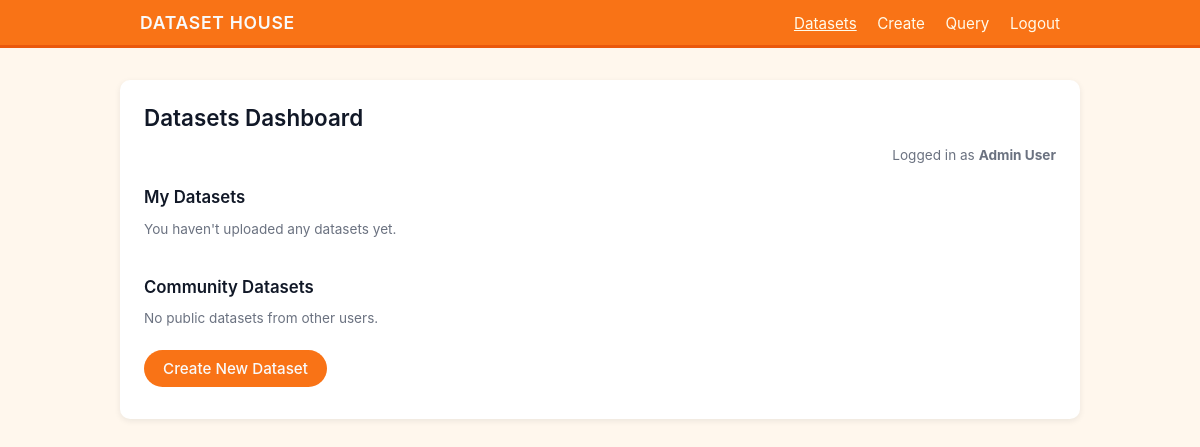
/datasets (signed in), run on an earlier commit of the app's database.
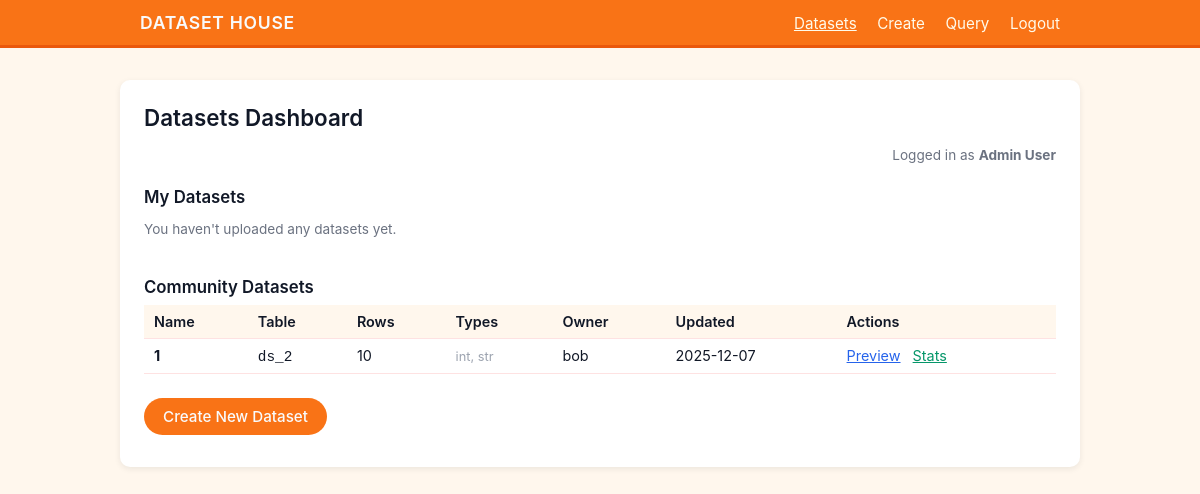
And on a later commit of the database.
### models.py (models this page shows, shortened)
class User(UserMixin, db.Model):
    __tablename__ = 'users'
    id = db.Column(db.Integer, primary_key=True)  # PK_user_id
    full_name = db.Column(db.String(100), nullable=False)
    email = db.Column(db.String(120), unique=True, nullable=False)
    password_hash = db.Column(db.String(200), nullable=False)
    created_at = db.Column(db.DateTime, default=datetime.utcnow)
    datasets = db.relationship('Dataset', backref='owner', lazy=True)
    queries = db.relationship('QueryLog', backref='user', lazy=True)

class Dataset(db.Model):
    __tablename__ = 'datasets'
    id = db.Column(db.Integer, primary_key=True)
    name = db.Column(db.String(100), nullable=False)
    table_name = db.Column(db.String(100), unique=True, nullable=False)
    description = db.Column(db.Text)
    tags = db.Column(db.String(200))
    rows = db.Column(db.Integer, default=0)
    columns = db.Column(db.Integer, default=0)
    types = db.Column(db.String(200), default="unknown")
    visibility = db.Column(db.String(20), default='public')
    file_path = db.Column(db.String(200))
    created_at = db.Column(db.DateTime, default=datetime.utcnow)
    updated_at = db.Column(db.DateTime, default=datetime.utcnow, onupdate=datetime.utcnow)
    owner_id = db.Column(db.Integer, db.ForeignKey('users.id'), nullable=False)
    logs = db.relationship('QueryLog', backref='dataset', lazy=True, cascade="all, delete-orphan")

### app.py (the view)
@app.route('/datasets')
@login_required
def dataset_list():
    my_datasets = Dataset.query.filter_by(owner_id=current_user.id).order_by(Dataset.created_at.desc()).all()
    other_datasets = Dataset.query.filter(
        Dataset.owner_id != current_user.id,
        Dataset.visibility == 'public'
    ).order_by(Dataset.created_at.desc()).all()
    return render_template('datasets.html', my_datasets=my_datasets, other_datasets=other_datasets)

### app.py (called while the page is built)
@login_manager.user_loader
def load_user(user_id):
    return User.query.get(int(user_id))

### templates/datasets.html (shortened to what this page needs)
<!DOCTYPE html>
<html lang="en">
<head>
    <link rel="stylesheet" href="{{ url_for('static', filename='css/styles.css') }}">
</head>
<body>
<header>
    <div class="header-inner">
        <div class="logo">DATASET HOUSE</div>
        <nav>
            <a href="{{ url_for('dataset_list') }}" class="active">Datasets</a>
            <a href="{{ url_for('dataset_create') }}">Create</a>
            <a href="{{ url_for('dataset_query') }}" target="_blank">Query</a>
            <a href="{{ url_for('logout') }}">Logout</a>
        </nav>
    </div>
</header>
<main class="main">
    <h1>Datasets Dashboard</h1>
    <div class="text-right meta">
        Logged in as <strong>{{ current_user.full_name }}</strong>
    </div>
    <h2>My Datasets</h2>
    {% if my_datasets %}
    <table class="table">
        <thead>
        <tr>
            <th>Name</th>
            <th>Table</th>
            <th>Rows</th>
            <th>Types</th>
            <th>Updated</th>
            <th>Visibility</th>
            <th>Actions</th>
        </tr>
        </thead>
        <tbody>
        {% for ds in my_datasets %}
        <tr>
            <td>
                <strong>{{ ds.name }}</strong><br>
                <span class="text-muted" style="font-size:0.8rem">{{ ds.tags }}</span>
            </td>
            <td><code>{{ ds.table_name }}</code></td>
            <td>{{ ds.rows }}</td>
            <td><span class="field-note">{{ ds.types }}</span></td>
            <td>{{ ds.updated_at.strftime('%Y-%m-%d') }}</td>
            <td>
                {% if ds.visibility == 'private' %}
                <span class="badge" style="background:#fee2e2; color:#991b1b">Private</span>
                {% else %}
                <span class="badge">Public</span>
                {% endif %}
            </td>
            <td>
                <a href="{{ url_for('dataset_preview', id=ds.id) }}" class="action-link" style="color: #2563eb;">Preview</a>
                <a href="{{ url_for('dataset_stats', id=ds.id) }}" class="action-link" style="color: #059669;">Stats</a>
                <a href="{{ url_for('dataset_edit', id=ds.id) }}" class="action-link">Edit</a>
            </td>
        </tr>
        {% endfor %}
        </tbody>
    </table>
    {% else %}
        <p class="text-muted">You haven't uploaded any datasets yet.</p>
    {% endif %}
    <h2 style="margin-top:40px;">Community Datasets</h2>
    {% if other_datasets %}
    <table class="table">
        <thead>
        <tr>
            <th>Name</th>
            <th>Table</th>
            <th>Rows</th>
            <th>Types</th>
            <th>Owner</th>
            <th>Updated</th>
            <th>Actions</th>
        </tr>
        </thead>
        <tbody>
        {% for ds in other_datasets %}
        <tr>
            <td>
                <strong>{{ ds.name }}</strong><br>
            </td>
            <td><code>{{ ds.table_name }}</code></td>
            <td>{{ ds.rows }}</td>
            <td><span class="field-note">{{ ds.types }}</span></td>
            <td>{{ ds.owner.full_name }}</td>
            <td>{{ ds.updated_at.strftime('%Y-%m-%d') }}</td>
            <td>
                <a href="{{ url_for('dataset_preview', id=ds.id) }}" class="action-link" style="color: #2563eb;">Preview</a>
                <a href="{{ url_for('dataset_stats', id=ds.id) }}" class="action-link" style="color: #059669;">Stats</a>
            </td>
        </tr>
        {% endfor %}
        </tbody>
    </table>
    {% else %}
        <p class="text-muted">No public datasets from other users.</p>
    {% endif %}
    <div class="actions">
        <a href="{{ url_for('dataset_create') }}" class="btn btn-primary">Create New Dataset</a>
    </div>
</main>
</body>
</html>

### static/css/styles.css (style rules this page uses)
* { box-sizing: border-box; }
body { margin: 0; font-family: -apple-system, BlinkMacSystemFont, "Segoe UI", Roboto, sans-serif; background-color: #fff7ed; color: #111827; }
header { background-color: #f97316; color: #f9fafb; border-bottom: 3px solid #ea580c; }
.header-inner { max-width: 960px; margin: 0 auto; padding: 12px 20px; display: flex; align-items: center; justify-content: space-between; }
.logo { font-size: 1.1rem; font-weight: 600; letter-spacing: 0.04em; }
nav a { margin-left: 16px; text-decoration: none; color: #fffbeb; font-size: 0.95rem; }
nav a:hover, nav a.active { text-decoration: underline; }
.main { max-width: 960px; margin: 32px auto; padding: 24px 24px 32px; background-color: #ffffff; border-radius: 10px; box-shadow: 0 2px 6px rgba(15, 23, 42, 0.08); }
h1 { margin: 0 0 16px; font-size: 1.4rem; font-weight: 600; }
h2 { margin: 24px 0 8px; font-size: 1.05rem; font-weight: 600; }
.actions { margin-top: 24px; display: flex; gap: 12px; flex-wrap: wrap; }
.btn { display: inline-block; padding: 8px 18px; border-radius: 999px; border: 1px solid transparent; font-size: 0.95rem; font-weight: 500; text-decoration: none; text-align: center; cursor: pointer; }
.btn-primary { background-color: #f97316; color: #f9fafb; }
.table { width: 100%; border-collapse: collapse; margin-top: 8px; font-size: 0.9rem; }
.table th, .table td { padding: 8px 10px; border-bottom: 1px solid #fee2e2; text-align: left; }
.table th { background-color: #fff7ed; font-weight: 600; }
.table a.action-link { margin-right: 8px; font-size: 0.9rem; }
.meta { font-size: 0.85rem; color: #6b7280; }
.text-right { text-align: right; }
.text-muted { color: #6b7280; font-size: 0.85rem; }
.field-note { font-size: 0.8rem; color: #9ca3af; }

What changed in the data, as far as the page shows it:
added Dataset: name "1", table_name "ds_2", rows "10", types "int, str", owner.full_name "bob", updated_at "2025-12-07"
Also different on the page:
text no longer shown: "No public datasets from other users."
text now shown: "Name Table Rows Types Owner Updated Actions"
